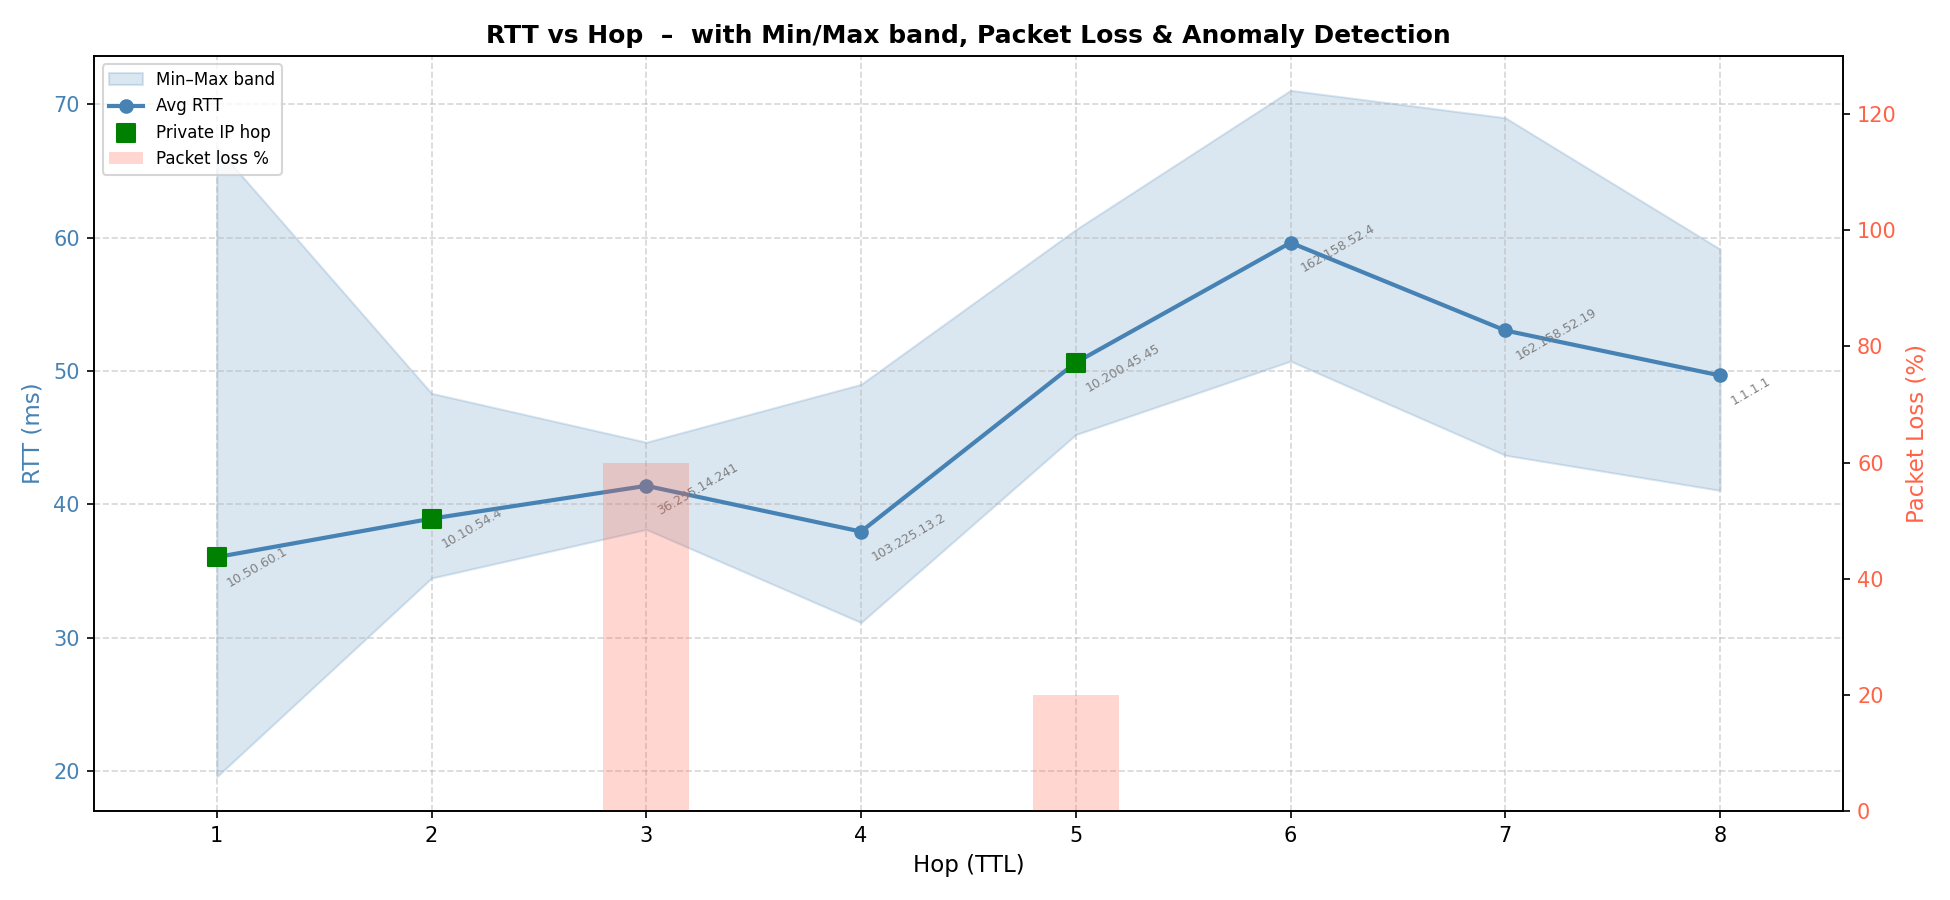

Reproduce this figure in Python.
"""
graph.py  –  Enhanced RTT visualisation
  • Error-band (min/max shading) around the average RTT line
  • Packet-loss % shown as a bar chart on a twin axis
  • Anomaly hops (detected by IQR) highlighted in red
  • Private-IP hops marked with a different symbol
"""

import ast
import ipaddress
import numpy as np
import matplotlib.pyplot as plt
import matplotlib.patches as mpatches

# ── load hops ─────────────────────────────────────────────────────────────────
hops = []
with open("hops.txt") as f:
    for line in f:
        line = line.strip()
        if line:
            hops.append(ast.literal_eval(line))

# ── parse ─────────────────────────────────────────────────────────────────────
ttls, avgs, mins, maxs, losses, ips, privates = [], [], [], [], [], [], []

for record in hops:
    ttl  = record[0]
    ip   = record[1]
    rtts = record[2]
    loss = record[3] if len(record) > 3 else None

    valid = [r for r in rtts if r is not None]
    if not valid:
        continue

    avg = sum(valid) / len(valid)
    ttls.append(ttl)
    avgs.append(avg)
    mins.append(min(valid))
    maxs.append(max(valid))
    losses.append(loss if loss is not None else 0)
    ips.append(ip or "unknown")

    try:
        privates.append(ipaddress.ip_address(ip).is_private if ip else False)
    except ValueError:
        privates.append(False)

avgs_np = np.array(avgs)

# ── anomaly detection via IQR ─────────────────────────────────────────────────
Q1, Q3 = np.percentile(avgs_np, 25), np.percentile(avgs_np, 75)
IQR     = Q3 - Q1
anomaly_mask = (avgs_np < Q1 - 1.5 * IQR) | (avgs_np > Q3 + 1.5 * IQR)

# ── plot ──────────────────────────────────────────────────────────────────────
fig, ax1 = plt.subplots(figsize=(13, 6))

# error band
ax1.fill_between(ttls, mins, maxs, alpha=0.2, color="steelblue", label="Min–Max band")

# avg RTT line
ax1.plot(ttls, avgs, marker="o", color="steelblue", lw=2, label="Avg RTT")

# private-IP hops
priv_ttls = [ttls[i] for i in range(len(ttls)) if privates[i]]
priv_avgs = [avgs[i] for i in range(len(ttls)) if privates[i]]
if priv_ttls:
    ax1.scatter(priv_ttls, priv_avgs, marker="s", color="green",
                zorder=5, s=80, label="Private IP hop")

# anomaly hops
anom_ttls = [ttls[i] for i in range(len(ttls)) if anomaly_mask[i]]
anom_avgs = [avgs[i] for i in range(len(ttls)) if anomaly_mask[i]]
if anom_ttls:
    ax1.scatter(anom_ttls, anom_avgs, marker="*", color="red",
                zorder=6, s=180, label="Anomaly (IQR)")
    for tx, ay in zip(anom_ttls, anom_avgs):
        ax1.annotate("anomaly", (tx, ay),
                     textcoords="offset points", xytext=(8, 8),
                     fontsize=8, color="red")

# hop IP labels
for i, (tx, ay, ip) in enumerate(zip(ttls, avgs, ips)):
    ax1.annotate(ip, (tx, ay),
                 textcoords="offset points", xytext=(4, -14),
                 fontsize=6, rotation=30, color="grey")

ax1.set_xlabel("Hop (TTL)", fontsize=11)
ax1.set_ylabel("RTT (ms)", fontsize=11, color="steelblue")
ax1.tick_params(axis="y", labelcolor="steelblue")
ax1.set_xticks(ttls)
ax1.grid(True, linestyle="--", alpha=0.5)

# packet-loss bar on twin axis
ax2 = ax1.twinx()
ax2.bar(ttls, losses, alpha=0.25, color="tomato", width=0.4, label="Packet loss %")
ax2.set_ylabel("Packet Loss (%)", fontsize=11, color="tomato")
ax2.set_ylim(0, 130)
ax2.tick_params(axis="y", labelcolor="tomato")

# legend
lines1, labels1 = ax1.get_legend_handles_labels()
lines2, labels2 = ax2.get_legend_handles_labels()
ax1.legend(lines1 + lines2, labels1 + labels2, loc="upper left", fontsize=8)

plt.title("RTT vs Hop  –  with Min/Max band, Packet Loss & Anomaly Detection",
          fontsize=12, fontweight="bold")
plt.tight_layout()
plt.savefig("graph.png", dpi=150)
print("Graph saved as graph.png")
